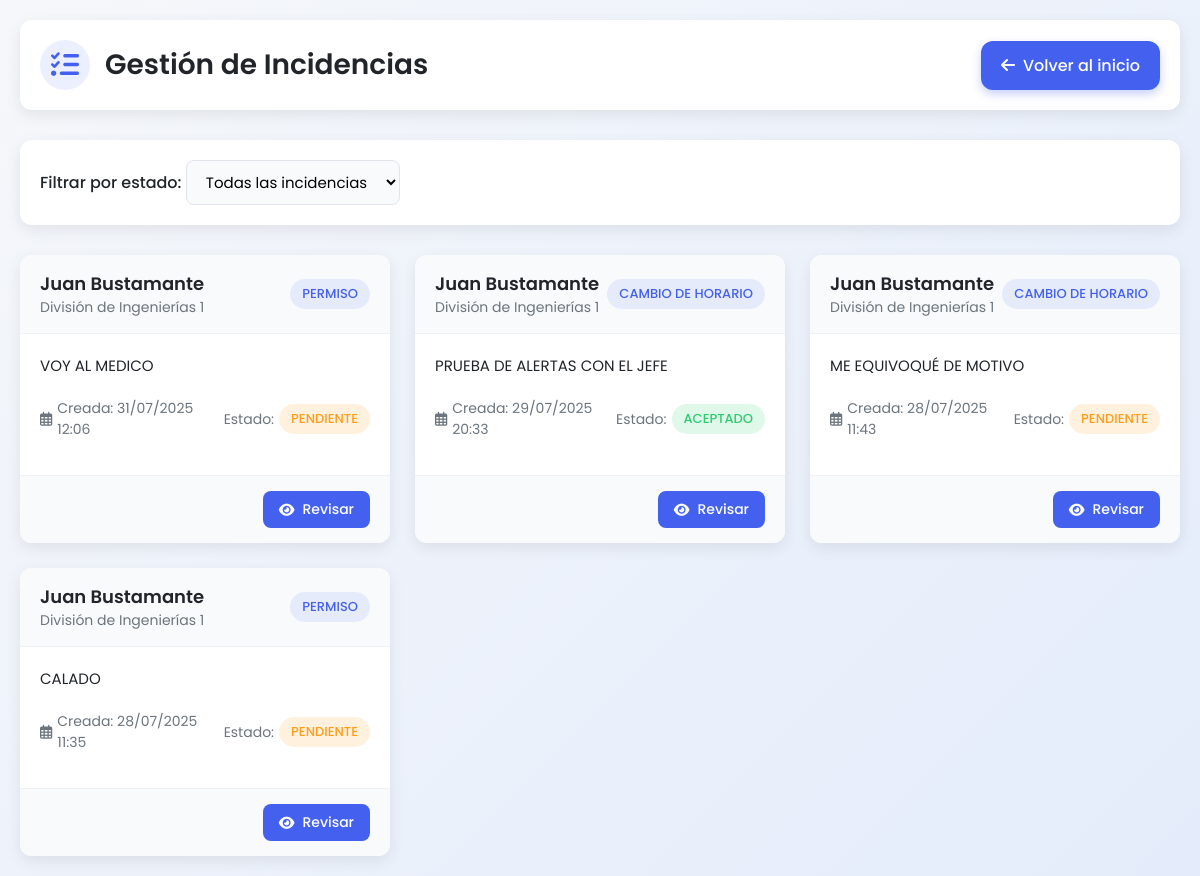
The page /Verano2025/maestro/consulta.php (signed in) on the database its author committed.
### tables this page shows
CREATE TABLE IF NOT EXISTS `incidencias` (
  `id` char(11) NOT NULL,
  `usuario_id` int(11) NOT NULL,
  `division_id` int(11) NOT NULL,
  `fecha_creacion` datetime NOT NULL DEFAULT current_timestamp(),
  `fecha_solicitada` varchar(50) NOT NULL,
  `hora_inicio` time DEFAULT NULL,
  `hora_fin` time DEFAULT NULL,
  `tipo_incidencia` varchar(50) NOT NULL,
  `tipo_permiso` enum('PERSONAL','INSTITUCIONAL') NOT NULL,
  `motivo` text DEFAULT NULL,
  `estado` varchar(10) NOT NULL DEFAULT 'NO',
  `firma_jefe` tinyint(4) NOT NULL,
  PRIMARY KEY (`id`)
);

CREATE TABLE IF NOT EXISTS `usuarios` (
  `id` int(11) NOT NULL AUTO_INCREMENT,
  `nombre` varchar(255) DEFAULT NULL,
  `correo` varchar(100) NOT NULL,
  `telefono` varchar(20) DEFAULT NULL,
  `rol` enum('docente','administrativo','jefe','jefe_division','subdireccion','direccion') NOT NULL,
  `superior_id` int(11) DEFAULT NULL,
  `clave_unica` varchar(13) NOT NULL,
  `contrasena` varchar(255) DEFAULT NULL,
  `division_id` int(11) DEFAULT NULL,
  `activo` tinyint(1) DEFAULT 1,
  `firma` varchar(100) NOT NULL,
  PRIMARY KEY (`id`),
  UNIQUE KEY `correo` (`correo`),
  UNIQUE KEY `clave_unica` (`clave_unica`),
  KEY `division_id` (`division_id`),
  KEY `fk_superior` (`superior_id`)
);

CREATE TABLE IF NOT EXISTS `divisiones` (
  `id` int(11) NOT NULL AUTO_INCREMENT,
  `nombre` varchar(100) NOT NULL,
  PRIMARY KEY (`id`),
  UNIQUE KEY `nombre` (`nombre`)
);

### Verano2025/maestro/consulta.php (the view, shortened to what this page needs)
<?php
require('../sesion/conexion.php');
$userId       = (int) $_SESSION['usuario_id'];
$estadoFiltro = isset($_GET['estado']) && $_GET['estado'] !== ''
    ? strtoupper($_GET['estado'])
    : null;
$mysqli->set_charset("utf8");
$sql = "
    SELECT
        i.id,
        i.tipo_incidencia,
        i.motivo,
        u.nombre        AS nombre_usuario,
        d.nombre        AS division,
        i.fecha_creacion,
        i.estado        AS estado
    FROM incidencias i
    JOIN usuarios    u ON i.usuario_id   = u.id
    LEFT JOIN divisiones d ON i.division_id = d.id
";
$clauses = ["i.usuario_id = ?"];
$params  = [$userId];
$types   = "i";
if (!empty($clauses)) {
    $sql .= " WHERE " . implode(" AND ", $clauses);
}
$sql .= " ORDER BY i.fecha_creacion DESC";
$stmt = $mysqli->prepare($sql);
if ($types !== "") {
    $refs   = [];
    $refs[] = & $types;
    foreach ($params as $i => &$p) {
        $refs[] = & $params[$i];
    }
    call_user_func_array([$stmt, 'bind_param'], $refs);
}
$stmt->execute();
$result = $stmt->get_result();
?>
    <!DOCTYPE html>
    <html lang="es">
    <head>
        <link rel="stylesheet" href="https://cdnjs.cloudflare.com/ajax/libs/font-awesome/6.4.0/css/all.min.css">
    </head>
    <body>
    <div class="dashboard-container">
        <div class="dashboard-header">
            <h1 class="dashboard-title">
                <i class="fas fa-tasks"></i> Gestión de Incidencias
            </h1>
            <a href="index.php" class="btn-back">
                <i class="fas fa-arrow-left"></i> Volver al inicio
            </a>
        </div>
        <div class="filters-container">
            <form method="get" action="consulta.php">
                <span class="filter-label">Filtrar por estado:</span>
                <select
                        class="filter-select"
                        name="estado"
                        id="estado"
                        onchange="this.form.submit()"
                >
                    <option value="" <?= $estadoFiltro === null ? 'selected' : '' ?>>
                        Todas las incidencias
                    </option>
                </select>
            </form>
        </div>
        <div class="incidencias-container">
            <?php if ($result->num_rows === 0): ?>
                <div class="no-incidencias">
                    <i class="fas fa-inbox"></i>
                    <h3>No se encontraron incidencias</h3>
                    <p><?= $estadoFiltro!==null ? "No tienes incidencias en estado '{$estadoFiltro}'." : "No tienes incidencias registradas." ?></p>
                </div>
            <?php else: ?>
                <?php while ($row = $result->fetch_assoc()): ?>
                    <div class="incidencia-card">
                        <div class="card-header">
                            <div class="usuario-info">
                                <div class="usuario-nombre"><?= htmlspecialchars($row['nombre_usuario'], ENT_QUOTES, 'UTF-8') ?></div>
                                <div class="usuario-division"><?= htmlspecialchars($row['division'] ?? '— Sin división —', ENT_QUOTES, 'UTF-8') ?></div>
                            </div>
                            <div class="tipo-incidencia"><?= htmlspecialchars($row['tipo_incidencia'], ENT_QUOTES, 'UTF-8') ?></div>
                        </div>
                        <div class="card-body">
                            <div class="incidencia-motivo">
                                <?= htmlspecialchars(mb_strimwidth($row['motivo'], 0, 200, '…'), ENT_QUOTES, 'UTF-8') ?>
                            </div>
                            <div class="incidencia-meta">
                                <div class="incidencia-fecha">
                                    <i class="far fa-calendar-alt"></i>
                                    <span>Creada: <?= date('d/m/Y H:i', strtotime($row['fecha_creacion'])) ?></span>
                                </div>
                                <div class="estado-container">
                                    <span>Estado:</span>
                                    <div class="estado-badge estado-<?= $row['estado'] ?>">
                                        <?= htmlspecialchars($row['estado'], ENT_QUOTES, 'UTF-8') ?>
                                    </div>
                                </div>
                            </div>
                        </div>
                        <div class="card-footer">
                            <a href="ver_pdf.php?id=<?= $row['id'] ?>" target="_blank" class="btn-action btn-review">
                                <i class="fas fa-eye"></i> Revisar
                            </a>
                        </div>
                    </div>
                <?php endwhile; ?>
            <?php endif; ?>
        </div>
    </div>
    </body>
    </html>

### Verano2025/maestro/consulta.php (style rules this page uses)
:root { --primary-color: #4361ee; --primary-dark: #3a56e4; --success-color: #2ecc71; --warning-color: #ff9e1b; --danger-color: #e74c3c; --info-color: #3498db; --light-bg: #f8f9fa; --dark-text: #212529; --light-text: #6c757d; --border-radius: 12px; --box-shadow: 0 5px 15px rgba(0, 0, 0, 0.08); --transition: all 0.3s ease; }
* { margin: 0; padding: 0; box-sizing: border-box; font-family: 'Poppins', sans-serif; }
body { background: linear-gradient(135deg, #f5f7fa 0%, #e4ecfb 100%); min-height: 100vh; padding: 20px; }
.dashboard-container { max-width: 1200px; margin: 0 auto; }
.dashboard-header { display: flex; justify-content: space-between; align-items: center; margin-bottom: 30px; padding: 20px; background: white; border-radius: var(--border-radius); box-shadow: var(--box-shadow); }
.dashboard-title { font-size: 28px; font-weight: 600; color: var(--dark-text); display: flex; align-items: center; gap: 15px; }
.dashboard-title i { color: var(--primary-color); background: rgba(67, 97, 238, 0.1); width: 50px; height: 50px; border-radius: 50%; display: flex; align-items: center; justify-content: center; }
.btn-back { display: inline-flex; align-items: center; gap: 8px; padding: 12px 20px; background: var(--primary-color); color: white; text-decoration: none; border-radius: var(--border-radius); font-weight: 500; transition: var(--transition); box-shadow: 0 4px 10px rgba(67, 97, 238, 0.3); }
.filters-container { background: white; padding: 20px; border-radius: var(--border-radius); box-shadow: var(--box-shadow); margin-bottom: 30px; display: flex; flex-wrap: wrap; gap: 15px; align-items: center; }
.filter-label { font-weight: 500; color: var(--dark-text); }
.filter-select { padding: 10px 15px; border: 1px solid #e1e5eb; border-radius: 8px; font-size: 15px; background-color: #f8fafc; cursor: pointer; transition: var(--transition); }
.incidencias-container { display: grid; grid-template-columns: repeat(auto-fill, minmax(350px, 1fr)); gap: 25px; }
.incidencia-card { background: white; border-radius: var(--border-radius); box-shadow: var(--box-shadow); overflow: hidden; transition: var(--transition); position: relative; }
.card-header { padding: 15px 20px; display: flex; justify-content: space-between; align-items: center; background: #f8fafc; border-bottom: 1px solid #eef2f7; }
.usuario-info { display: flex; flex-direction: column; }
.usuario-nombre { font-weight: 600; font-size: 18px; color: var(--dark-text); }
.usuario-division { font-size: 14px; color: var(--light-text); }
.tipo-incidencia { padding: 5px 12px; border-radius: 20px; font-size: 13px; font-weight: 500; background: rgba(67, 97, 238, 0.1); color: var(--primary-color); }
.card-body { padding: 20px; }
.incidencia-motivo { color: var(--dark-text); line-height: 1.6; margin-bottom: 20px; font-size: 15px; }
.incidencia-meta { display: flex; justify-content: space-between; font-size: 14px; color: var(--light-text); margin-bottom: 15px; }
.incidencia-fecha { display: flex; align-items: center; gap: 5px; }
.estado-container { display: flex; align-items: center; gap: 5px; }
.estado-badge { padding: 5px 12px; border-radius: 20px; font-size: 13px; font-weight: 500; }
.estado-PENDIENTE { background: rgba(255, 158, 27, 0.15); color: var(--warning-color); }
.estado-ACEPTADO { background: rgba(46, 204, 113, 0.15); color: var(--success-color); }
.card-footer { padding: 15px 20px; display: flex; justify-content: flex-end; gap: 10px; background: #f8fafc; border-top: 1px solid #eef2f7; }
.btn-action { padding: 8px 16px; border-radius: 8px; font-size: 14px; font-weight: 500; text-decoration: none; display: inline-flex; align-items: center; gap: 8px; transition: var(--transition); }
.btn-review { background: var(--primary-color); color: white; }

### rows shown on the page
incidencias: usuario.nombre "Juan Bustamante", division.nombre "División de Ingenierías 1", tipo_incidencia "PERMISO", motivo "VOY AL MEDICO", fecha_creacion "31/07/2025 12:06", estado "PENDIENTE"
incidencias: usuario.nombre "Juan Bustamante", division.nombre "División de Ingenierías 1", tipo_incidencia "CAMBIO DE HORARIO", motivo "PRUEBA DE ALERTAS CON EL JEFE", fecha_creacion "29/07/2025 20:33", estado "ACEPTADO"
incidencias: usuario.nombre "Juan Bustamante", division.nombre "División de Ingenierías 1", tipo_incidencia "CAMBIO DE HORARIO", motivo "ME EQUIVOQUÉ DE MOTIVO", fecha_creacion "28/07/2025 11:43", estado "PENDIENTE"
incidencias: usuario.nombre "Juan Bustamante", division.nombre "División de Ingenierías 1", tipo_incidencia "PERMISO", motivo "CALADO", fecha_creacion "28/07/2025 11:35", estado "PENDIENTE"
